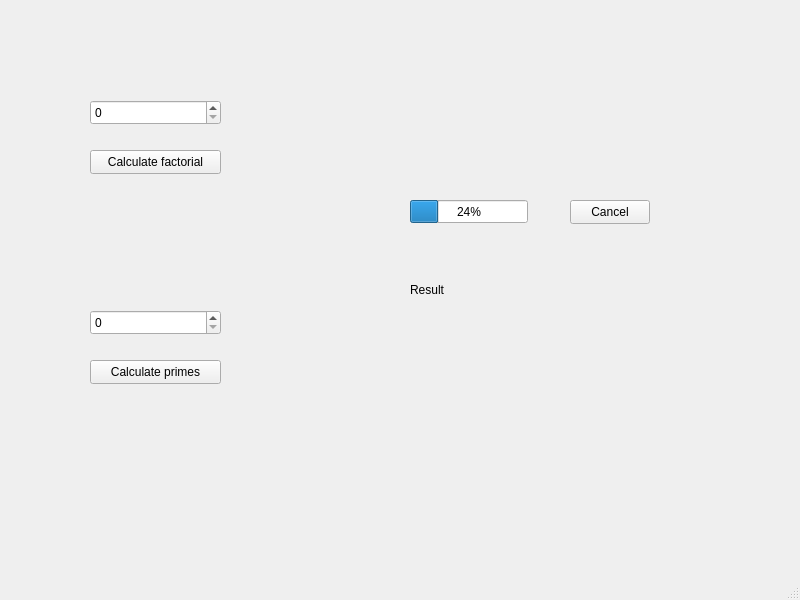
<?xml version="1.0" encoding="UTF-8"?>
<ui version="4.0">
 <class>MainWindow</class>
 <widget class="QMainWindow" name="MainWindow">
  <property name="geometry">
   <rect>
    <x>0</x>
    <y>0</y>
    <width>800</width>
    <height>600</height>
   </rect>
  </property>
  <property name="windowTitle">
   <string>MainWindow</string>
  </property>
  <widget class="QWidget" name="centralwidget">
   <widget class="QLabel" name="resultLabel">
    <property name="geometry">
     <rect>
      <x>410</x>
      <y>280</y>
      <width>251</width>
      <height>20</height>
     </rect>
    </property>
    <property name="text">
     <string>Result</string>
    </property>
   </widget>
   <widget class="QSpinBox" name="numberSpinBox">
    <property name="geometry">
     <rect>
      <x>90</x>
      <y>100</y>
      <width>131</width>
      <height>25</height>
     </rect>
    </property>
    <property name="maximum">
     <number>100000000</number>
    </property>
   </widget>
   <widget class="QPushButton" name="factorialButton">
    <property name="geometry">
     <rect>
      <x>90</x>
      <y>150</y>
      <width>131</width>
      <height>24</height>
     </rect>
    </property>
    <property name="text">
     <string>Calculate factorial</string>
    </property>
   </widget>
   <widget class="QSpinBox" name="rangeSpinBox">
    <property name="geometry">
     <rect>
      <x>90</x>
      <y>310</y>
      <width>131</width>
      <height>25</height>
     </rect>
    </property>
    <property name="maximum">
     <number>100000000</number>
    </property>
   </widget>
   <widget class="QPushButton" name="primeButton">
    <property name="geometry">
     <rect>
      <x>90</x>
      <y>360</y>
      <width>131</width>
      <height>24</height>
     </rect>
    </property>
    <property name="text">
     <string>Calculate primes</string>
    </property>
   </widget>
   <widget class="QProgressBar" name="progressBar">
    <property name="geometry">
     <rect>
      <x>410</x>
      <y>200</y>
      <width>118</width>
      <height>23</height>
     </rect>
    </property>
    <property name="value">
     <number>24</number>
    </property>
   </widget>
   <widget class="QPushButton" name="cancelButton">
    <property name="geometry">
     <rect>
      <x>570</x>
      <y>200</y>
      <width>80</width>
      <height>24</height>
     </rect>
    </property>
    <property name="text">
     <string>Cancel</string>
    </property>
   </widget>
  </widget>
  <widget class="QMenuBar" name="menubar">
   <property name="geometry">
    <rect>
     <x>0</x>
     <y>0</y>
     <width>800</width>
     <height>21</height>
    </rect>
   </property>
  </widget>
  <widget class="QStatusBar" name="statusbar"/>
 </widget>
 <resources/>
 <connections/>
</ui>
